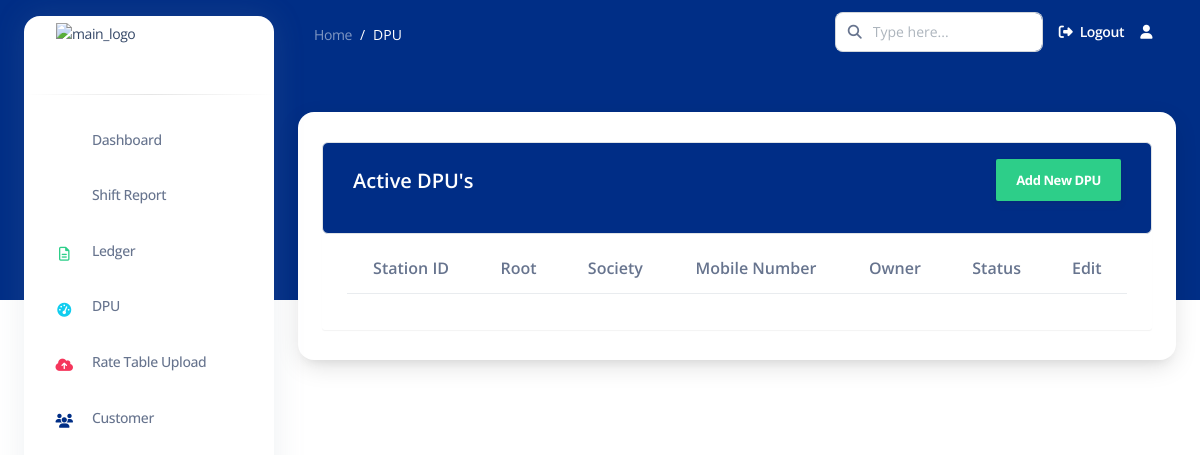
The app's page /active_dpu/ (signed in), older data.
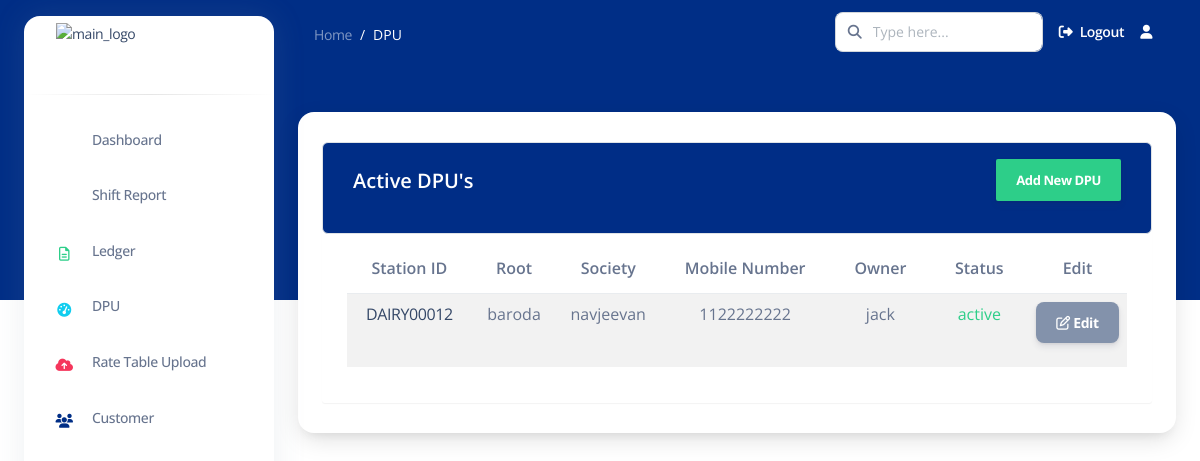
The same page, newer data.
### apps/common/models.py (models this page shows, shortened)
class DPU(models.Model):
    user = models.ForeignKey(User, on_delete=models.CASCADE)
    location = models.CharField(max_length=255)
    st_id = models.CharField(max_length=50, unique=True, primary_key=True)  # Renamed from dpu_id to st_id
    society = models.CharField(max_length=255)
    mobile_number = models.CharField(max_length=15)
    owner = models.CharField(max_length=255)
    STATUS_CHOICES = [
        ('active', 'Active'),
        ('deactivated', 'Deactivated'),
    ]
    status = models.CharField(max_length=20, choices=STATUS_CHOICES, default='active')
    date = models.DateTimeField(auto_now_add=True)  # Automatically set on creation

### apps/common/views.py (the view)
# urls.py: path('active_dpu/', active_dpu, name='active_dpu'),
def active_dpu(request):
    active_dpu_list = DPU.objects.filter(user=request.user)
    return render(request, 'common/active_dpu.html', {'active_dpu_list': active_dpu_list})

### templates/common/active_dpu.html (shortened to what the changed rows need)
{% extends 'base2.html' %}
{% load static %}
{% load crispy_forms_tags %}
{% block content %}
<div class="container-fluid mt-5">
    <div class="card o-hidden border-0 shadow-lg mt-5">
        <div class="container">
            <div class="table-wrapper table-responsive">
                <table class="table table-striped table-hover rounded table-responsive">
                    <thead>
                        <tr>
                            <th>Station ID</th>
                            <th>Root</th>
                            <th>Society</th>
                            <th>Mobile Number</th>
                            <th>Owner</th>
                            <th>Status</th>
                            <th>Edit</th>
                        </tr>
                    </thead>
                    {% for dpu in active_dpu_list %}
                    <tbody>
                        <tr class="align-items-center text-align-center rounded">
                            <td><a href="{% url 'dpudetails' dpuid=dpu.st_id %}">{{ dpu.st_id }}</a></td>
                            <td> {{ dpu.location }} </td>
                            <td>{{ dpu.society }}</td>
                            <td>{{ dpu.mobile_number }}</td>
                            <td>{{ dpu.owner }}</td>
                            <td class="{% if dpu.status == 'active' %}text-success{% else %}text-danger{% endif %}">
                                {{ dpu.status }}
                            </td>
                            <td> <a href="{% url 'edit_dpu' st_id=dpu.st_id %}" class="btn bg-secondary text-white">
                                <i class="fa fa-edit"></i> Edit
                            </a></td>
                        </tr>
                    </tbody>
                    {% endfor %}
                </table>
            </div>
        </div>
    </div>
</div>
{% endblock content %}

Row changes from the older to the newer data that the page shows:
added DPU: st_id "DAIRY00012", location "baroda", society "navjeevan", mobile_number "1122222222", owner "jack", status "active"
